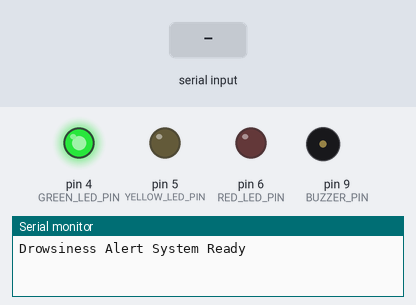
This sketch was run on a simulated Arduino Uno, built with avr-gcc and run on an emulated ATmega328P. Shown: output pins drawn as LEDs (lit = HIGH), buzzer (waves = sounding), the last lines printed to the serial monitor. Dashed ring = blinking. The inputs (shaded band) are chosen by the test bench.

Above: at 2.3 s.
2.4 s: "1" received over Serial
At 2.55 s:
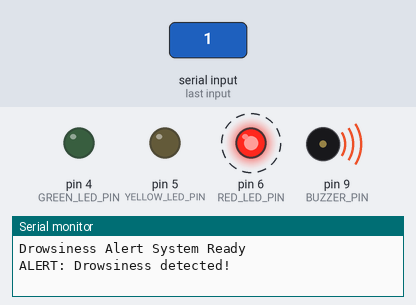
5.4 s: "2" received over Serial
At 5.8 s:
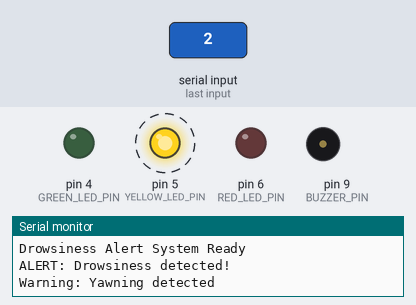
8.4 s: "3" received over Serial
At 8.55 s:
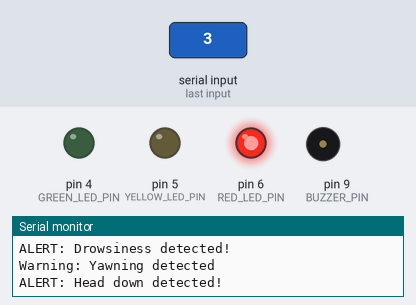
Timing chart, 0 to 17.4 s (numbered marks = the images above; inputs shaded):
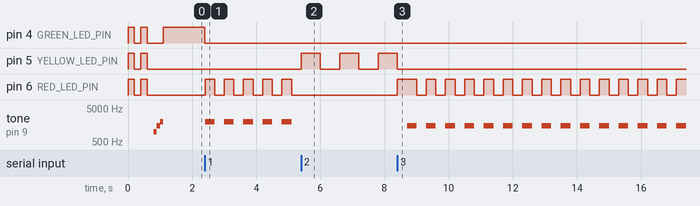

Measured:
- after the input at 2.4 s, pin 4 (GREEN_LED_PIN): HIGH → LOW at once; pin 6 (RED_LED_PIN): alternates HIGH for 0.30 s and LOW for 0.30 s, starting at once; tone on pin 9 (BUZZER_PIN): alternates 2000 Hz for 0.30 s and silent for 0.30 s, starting at once
- after the input at 5.4 s, pin 5 (YELLOW_LED_PIN): alternates HIGH for 0.60 s and LOW for 0.60 s, starting at once; pin 6 (RED_LED_PIN): stops changing and stays LOW; tone on pin 9 (BUZZER_PIN): stops changing and stays silent
- after the input at 8.4 s, pin 5 (YELLOW_LED_PIN): goes on until 8.4 s, then stays LOW; pin 6 (RED_LED_PIN): LOW → HIGH at once, then repeats every 0.60 s: LOW 0.30 s, HIGH 0.30 s; tone on pin 9 (BUZZER_PIN): alternates 1500 Hz for 0.30 s and silent for 0.30 s, starting after 0.30 s

The sketch:

arduino_drowsiness_alert.ino
```cpp
/*
 * Drowsiness Detection Alert System
 *
 * This sketch receives signals from the Python drowsiness detection program
 * and triggers appropriate alerts (buzzer, LEDs) based on the detected state.
 *
 * Signal codes:
 * '0' - Normal state (no alerts)
 * '1' - Drowsiness detected
 * '2' - Yawning detected
 * '3' - Head down detected
 * '4' - Eyes closed detected
 */

// Pin definitions
const int BUZZER_PIN = 9;     // Buzzer connected to digital pin 9
const int RED_LED_PIN = 6;    // Red LED for alerts
const int YELLOW_LED_PIN = 5; // Yellow LED for warnings
const int GREEN_LED_PIN = 4;  // Green LED for normal state

// Variables
char incomingByte = '0';      // For incoming serial data
unsigned long lastAlertTime = 0;
const unsigned long BLINK_INTERVAL = 300; // LED blink interval in ms
bool ledState = false;

void setup() {
  // Initialize serial communication
  Serial.begin(9600);

  // Initialize output pins
  pinMode(BUZZER_PIN, OUTPUT);
  pinMode(RED_LED_PIN, OUTPUT);
  pinMode(YELLOW_LED_PIN, OUTPUT);
  pinMode(GREEN_LED_PIN, OUTPUT);

  // Initial state - green LED on
  digitalWrite(GREEN_LED_PIN, HIGH);
  digitalWrite(YELLOW_LED_PIN, LOW);
  digitalWrite(RED_LED_PIN, LOW);

  // Startup sequence to confirm hardware is working
  startupSequence();

  Serial.println("Drowsiness Alert System Ready");
}

void loop() {
  // Check if data is available to read
  if (Serial.available() > 0) {
    // Read the incoming byte
    incomingByte = Serial.read();

    // Process the command
    processCommand(incomingByte);
  }

  // Handle alert patterns based on current state
  updateAlerts();
}

void processCommand(char command) {
  // Reset all outputs
  digitalWrite(GREEN_LED_PIN, LOW);
  digitalWrite(YELLOW_LED_PIN, LOW);
  digitalWrite(RED_LED_PIN, LOW);
  noTone(BUZZER_PIN);

  // Process based on command
  switch (command) {
    case '0': // Normal state
      Serial.println("Normal state");
      digitalWrite(GREEN_LED_PIN, HIGH);
      break;

    case '1': // Drowsiness detected - highest priority
      Serial.println("ALERT: Drowsiness detected!");
      digitalWrite(RED_LED_PIN, HIGH);
      // Buzzer will be handled in updateAlerts()
      break;

    case '2': // Yawning detected
      Serial.println("Warning: Yawning detected");
      digitalWrite(YELLOW_LED_PIN, HIGH);
      break;

    case '3': // Head down detected
      Serial.println("ALERT: Head down detected!");
      digitalWrite(RED_LED_PIN, HIGH);
      // Buzzer will be handled in updateAlerts()
      break;

    case '4': // Eyes closed detected
      Serial.println("ALERT: Eyes closed detected!");
      digitalWrite(RED_LED_PIN, HIGH);
      // Buzzer will be handled in updateAlerts()
      break;

    default:
      // Unknown command, default to normal state
      digitalWrite(GREEN_LED_PIN, HIGH);
      break;
  }
}

void updateAlerts() {
  // Handle blinking and sound patterns for alerts
  if (incomingByte == '1' || incomingByte == '3' || incomingByte == '4') {
    // Critical alerts - blinking red LED and beeping
    unsigned long currentTime = millis();

    if (currentTime - lastAlertTime >= BLINK_INTERVAL) {
      lastAlertTime = currentTime;
      ledState = !ledState;

      digitalWrite(RED_LED_PIN, ledState);

      if (ledState) {
        // Different tones for different alerts
        if (incomingByte == '1') {
          tone(BUZZER_PIN, 2000); // High pitch for drowsiness
        } else if (incomingByte == '3') {
          tone(BUZZER_PIN, 1500); // Medium pitch for head down
        } else if (incomingByte == '4') {
          tone(BUZZER_PIN, 1800); // Different pitch for eyes closed
        }
      } else {
        noTone(BUZZER_PIN);
      }
    }
  }
  else if (incomingByte == '2') {
    // Warning - yellow LED blinks slower, no sound
    unsigned long currentTime = millis();

    if (currentTime - lastAlertTime >= BLINK_INTERVAL * 2) {
      lastAlertTime = currentTime;
      ledState = !ledState;

      digitalWrite(YELLOW_LED_PIN, ledState);
    }
  }
  // Normal state ('0') has steady green LED, no action needed here
}

void startupSequence() {
  // Play a startup sequence to verify hardware

  // Blink all LEDs
  for (int i = 0; i < 2; i++) {
    digitalWrite(RED_LED_PIN, HIGH);
    digitalWrite(YELLOW_LED_PIN, HIGH);
    digitalWrite(GREEN_LED_PIN, HIGH);
    delay(200);
    digitalWrite(RED_LED_PIN, LOW);
    digitalWrite(YELLOW_LED_PIN, LOW);
    digitalWrite(GREEN_LED_PIN, LOW);
    delay(200);
  }

  // Play ascending tones
  tone(BUZZER_PIN, 1000);
  delay(100);
  tone(BUZZER_PIN, 1500);
  delay(100);
  tone(BUZZER_PIN, 2000);
  delay(100);
  noTone(BUZZER_PIN);

  // Turn on green LED to indicate ready state
  digitalWrite(GREEN_LED_PIN, HIGH);
} 
```
